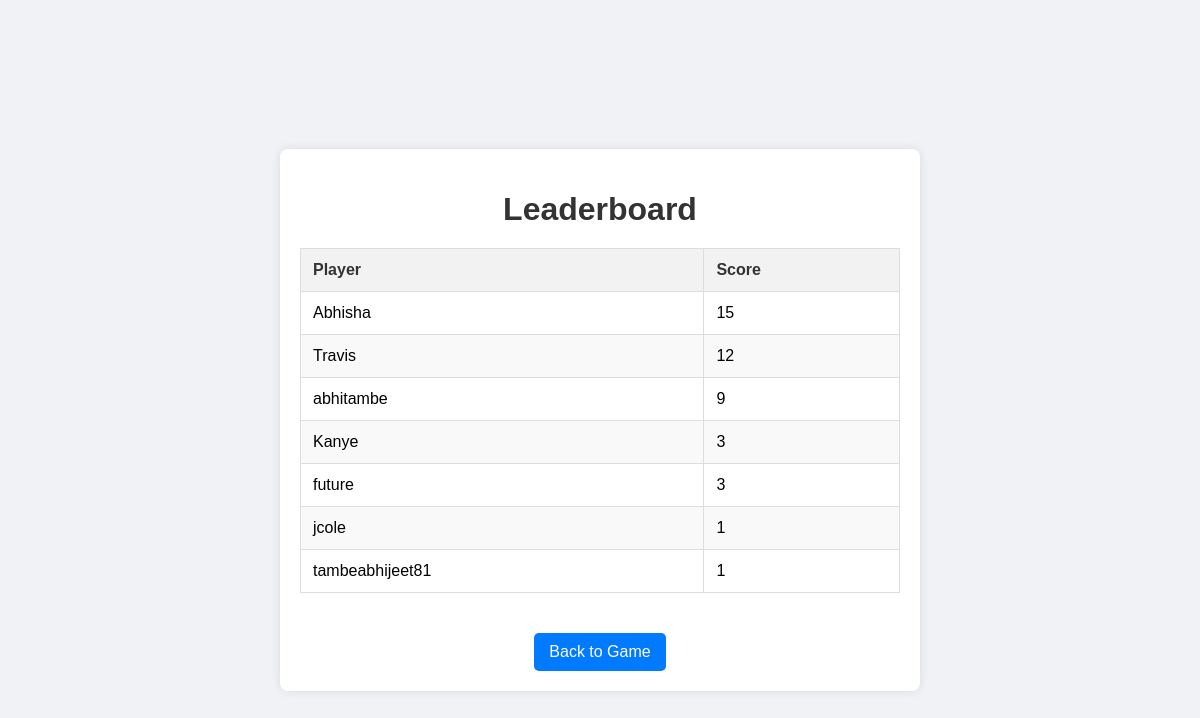
Page /leaderboard/ on the committed database.
### scores/models.py (models this page shows, shortened)
class Score(models.Model):
    user = models.ForeignKey(User, on_delete=models.CASCADE)
    score = models.IntegerField(validators=[MinValueValidator(0)])

### MyGames/views.py (the view)
# urls.py: path("leaderboard/", views.leaderboard, name="leaderboard"),
def leaderboard(request):
    scores = Score.objects.all().order_by("-score")
    return render(request, "score_board.html", {"scores": scores})

### templates/score_board.html (shortened to what this page needs)
{% load static %}
<!DOCTYPE html>
<html lang="en">
<head>
    <link rel="stylesheet" href="{% static 'css/score_board.css' %}">
</head>
<body>
    <div class="container">
        <h1>Leaderboard</h1>
        <div class="leaderboard">
            <table>
                <thead>
                    <tr>
                        <th>Player</th>
                        <th>Score</th>
                    </tr>
                </thead>
                <tbody>
                    {% for score in scores %}
                    <tr>
                        <td>{{ score.user.username }}</td>
                        <td>{{ score.score }}</td>
                    </tr>
                    {% endfor %}
                </tbody>
            </table>
        </div>
        <a href="{% url 'main_page' %}" class="back-btn"> Back to Game</a>
    </div>
</body>
</html>

### static/css/score_board.css (style rules this page uses)
body { font-family: Arial, sans-serif; background-color: #f0f2f5; padding: 20px; display: flex; justify-content: center; align-items: center; height: 100vh; margin: 0; }
.container { background-color: #fff; padding: 20px; border-radius: 8px; box-shadow: 0 0 10px rgba(0, 0, 0, 0.1); width: 100%; max-width: 600px; text-align: center; }
h1 { color: #333; margin-bottom: 20px; }
.leaderboard { margin-bottom: 20px; }
table { width: 100%; border-collapse: collapse; }
table, th, td { border: 1px solid #ddd; }
th, td { padding: 12px; text-align: left; }
th { background-color: #f2f2f2; color: #333; }
tr:nth-child(even) { background-color: #f9f9f9; }
.back-btn { display: inline-block; margin-top: 20px; text-decoration: none; color: white; padding: 10px 15px; border-radius: 5px; background-color: #007bff; transition: background-color 0.3s, color 0.3s; }

### rows in the picture
Score: user.username "Abhisha", score "15"
Score: user.username "Travis", score "12"
Score: user.username "abhitambe", score "9"
Score: user.username "Kanye", score "3"
Score: user.username "future", score "3"
Score: user.username "jcole", score "1"
Score: user.username "tambeabhijeet81", score "1"
